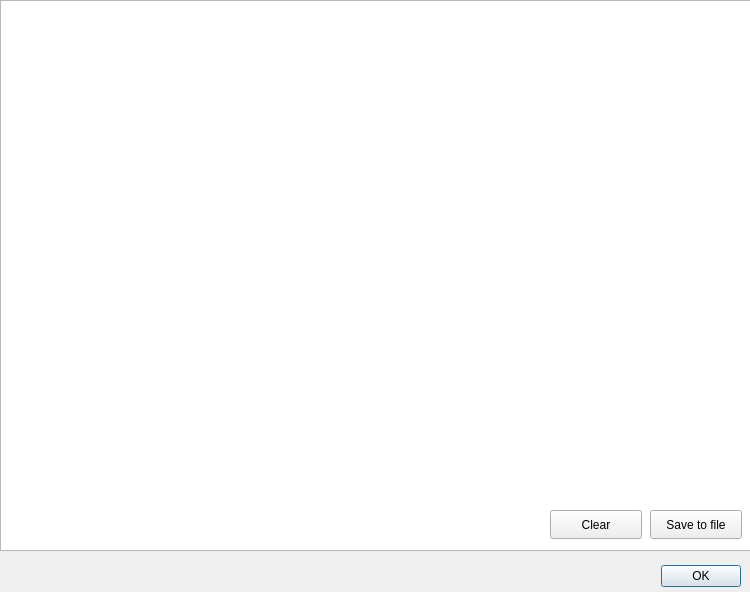
<?xml version="1.0" encoding="UTF-8"?>
<ui version="4.0">
 <class>Dialog</class>
 <widget class="QDialog" name="Dialog">
  <property name="geometry">
   <rect>
    <x>0</x>
    <y>0</y>
    <width>750</width>
    <height>592</height>
   </rect>
  </property>
  <property name="windowTitle">
   <string>Dialog</string>
  </property>
  <widget class="QDialogButtonBox" name="buttonBox">
   <property name="geometry">
    <rect>
     <x>120</x>
     <y>560</y>
     <width>621</width>
     <height>32</height>
    </rect>
   </property>
   <property name="orientation">
    <enum>Qt::Horizontal</enum>
   </property>
   <property name="standardButtons">
    <set>QDialogButtonBox::Ok</set>
   </property>
  </widget>
  <widget class="QTextEdit" name="logEdit">
   <property name="geometry">
    <rect>
     <x>0</x>
     <y>0</y>
     <width>751</width>
     <height>551</height>
    </rect>
   </property>
   <property name="readOnly">
    <bool>true</bool>
   </property>
  </widget>
  <widget class="QPushButton" name="pushButton">
   <property name="geometry">
    <rect>
     <x>550</x>
     <y>510</y>
     <width>92</width>
     <height>29</height>
    </rect>
   </property>
   <property name="text">
    <string>Clear</string>
   </property>
  </widget>
  <widget class="QPushButton" name="saveButton">
   <property name="geometry">
    <rect>
     <x>650</x>
     <y>510</y>
     <width>92</width>
     <height>29</height>
    </rect>
   </property>
   <property name="text">
    <string>Save to file</string>
   </property>
  </widget>
  <zorder>logEdit</zorder>
  <zorder>buttonBox</zorder>
  <zorder>pushButton</zorder>
  <zorder>saveButton</zorder>
 </widget>
 <resources/>
 <connections>
  <connection>
   <sender>buttonBox</sender>
   <signal>accepted()</signal>
   <receiver>Dialog</receiver>
   <slot>accept()</slot>
   <hints>
    <hint type="sourcelabel">
     <x>358</x>
     <y>560</y>
    </hint>
    <hint type="destinationlabel">
     <x>157</x>
     <y>274</y>
    </hint>
   </hints>
  </connection>
  <connection>
   <sender>buttonBox</sender>
   <signal>rejected()</signal>
   <receiver>Dialog</receiver>
   <slot>reject()</slot>
   <hints>
    <hint type="sourcelabel">
     <x>426</x>
     <y>560</y>
    </hint>
    <hint type="destinationlabel">
     <x>286</x>
     <y>274</y>
    </hint>
   </hints>
  </connection>
  <connection>
   <sender>pushButton</sender>
   <signal>clicked()</signal>
   <receiver>logEdit</receiver>
   <slot>clear()</slot>
   <hints>
    <hint type="sourcelabel">
     <x>581</x>
     <y>518</y>
    </hint>
    <hint type="destinationlabel">
     <x>475</x>
     <y>343</y>
    </hint>
   </hints>
  </connection>
 </connections>
</ui>
